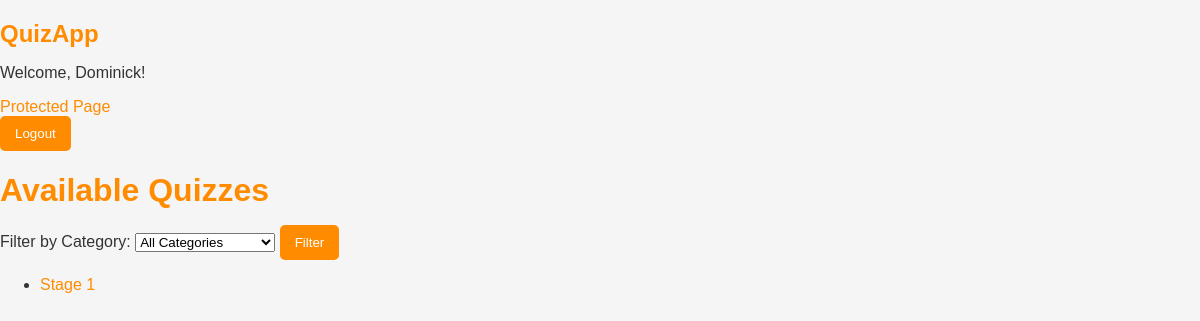
The page / (signed in) on the database as committed earlier.
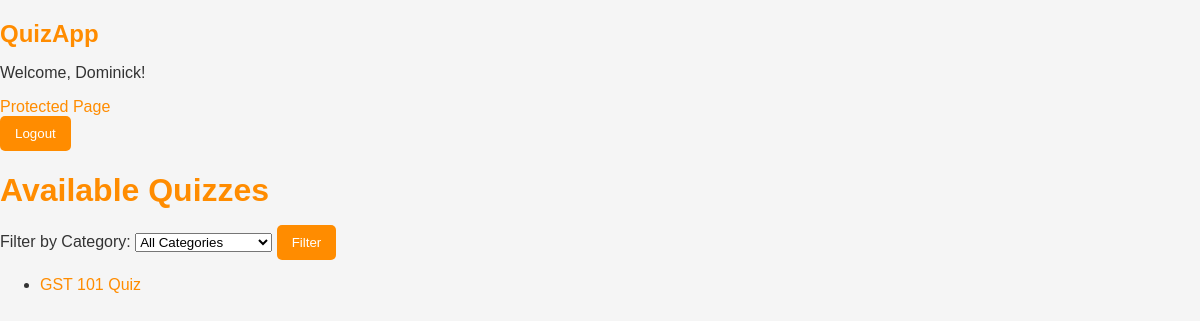
The same page on the database as committed later.
### QuizApp/models.py (models this page shows, shortened)
class Quiz(models.Model):
    name = models.CharField(max_length=200, default='New Quiz')
    category = models.ForeignKey(Category, on_delete=models.CASCADE)
    topic = models.CharField(max_length=255, default='General')
    number_of_questions = models.IntegerField(default=10)
    time = models.IntegerField(help_text="Duration of the quiz in minutes", default=30)
    required_score_to_pass = models.IntegerField(help_text="Required score in percentage", default=50)
    difficulty = models.CharField(max_length=6, choices=DIFF_CHOICES, default='easy')

### QuizApp/views.py (the view)
# urls.py: path('', views.home_view, name='home'),
@login_required
def home_view(request):
    category_id = request.GET.get('category')
    categories = Category.objects.all()
    quizzes = Quiz.objects.all()
    if category_id:
        quizzes = quizzes.filter(category_id=category_id)
    return render(request, 'accounts/home.html', {
        'categories': categories,
        'quizzes': quizzes
    })

### QuizApp/templates/accounts/home.html (shortened to what this page needs)
{% load static %}
<!DOCTYPE html>
<html lang="en">
<head>
    <link rel="stylesheet" type="text/css" href="{% static 'styles/styles.css' %}">
</head>
<body>
    <div class="top-bar">
        <div class="top-bar-content">
            <h2 class="logo">QuizApp</h2>
            <div class="user-info">
                <p>Welcome, {{ request.user.username }}!</p>
                <a href="{% url 'protected' %}" class="protected-link">Protected Page</a>
                <form action="{% url 'logout' %}" method="POST" class="logout-form">
                    <button type="submit" class="btn-logout">Logout</button>
                </form>
            </div>
        </div>
    </div>
    <div class="container">
        <h1>Available Quizzes</h1>
        <div id="quiz_filter" class="quiz-filter">
            <form method="get" class="filter-form">
                <label for="category-select">Filter by Category:</label>
                <select name="category" id="category-select" class="category-dropdown">
                    <option value="">All Categories</option>
                </select>
                <button type="submit" class="btn-filter">Filter</button>
            </form>
        </div>
        <div class="quiz-list">
            {% if quizzes %}
                <ul>
                    {% for quiz in quizzes %}
                        <li>
                            <a href="{% url 'quiz_view' quiz.id %}">{{ quiz.name }}</a>
                        </li>
                    {% endfor %}
                </ul>
            {% else %}
                <p>No quizzes available for this category. Please select a different category.</p>
            {% endif %}
        </div>
    </div>
</body>
</html>

Rows that differ between the two databases and show on the page:
changed Quiz: name "Stage 1" → "GST 101 Quiz"
